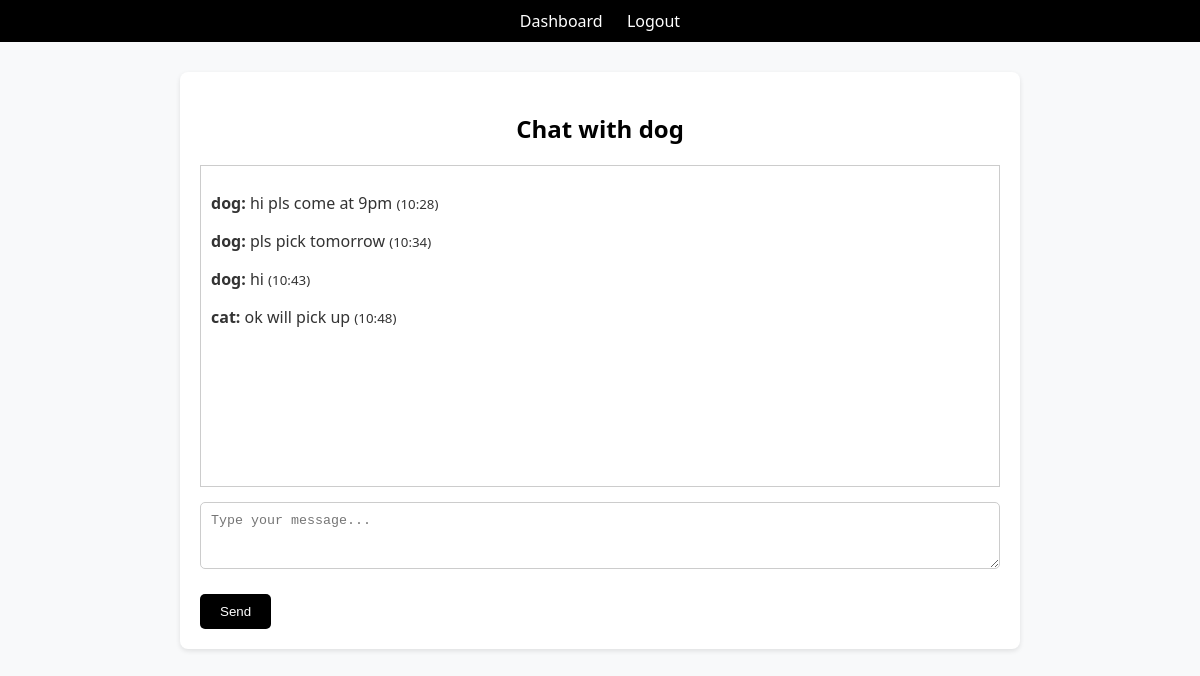
Page /chat/10/ (signed in) on the committed database.
### Share_Bite/models.py (models this page shows)
class Message(models.Model):
    sender = models.ForeignKey(User, on_delete=models.CASCADE, related_name='sent_messages')
    receiver = models.ForeignKey(User, on_delete=models.CASCADE, related_name='received_messages')
    content = models.TextField()
    timestamp = models.DateTimeField(auto_now_add=True)
    class Meta:
        ordering = ['timestamp']

### Share_Bite/views.py (the view)
# urls.py: path('chat/<int:user_id>/', views.chat, name='chat'),
@login_required
def chat(request, user_id):
    other_user = get_object_or_404(User, id=user_id)
    has_accepted_request = Request.objects.filter(
        (
            Q(ngo=other_user, donation__donator=request.user) |
            Q(ngo=request.user, donation__donator=other_user)
        ) & Q(accepted=True)
    ).exists()
    if not has_accepted_request:
        return redirect('dashboard')
    if request.method == 'POST':
        content = request.POST.get('content')
        if content:
            Message.objects.create(sender=request.user, receiver=other_user, content=content)
    messages = Message.objects.filter(
        Q(sender=request.user, receiver=other_user) |
        Q(sender=other_user, receiver=request.user)
    )
    return render(request, 'chat.html', {
        'other_user': other_user,
        'messages': messages
    })

### Share_Bite/templates/chat.html (shortened to what this page needs)
{% extends 'base.html' %}
{% block content %}
<h2>Chat with {{ other_user.username }}</h2>
<div style="border:1px solid #ccc; padding:10px; height:300px; overflow-y:scroll;">
    {% for msg in messages %}
        <p><strong>{{ msg.sender.username }}:</strong> {{ msg.content }} <small>({{ msg.timestamp|date:"H:i" }})</small></p>
    {% endfor %}
</div>
<form method="post" style="margin-top:10px;">
    <textarea name="content" rows="3" cols="50" placeholder="Type your message..."></textarea><br>
    <button type="submit">Send</button>
</form>
{% endblock %}

### Share_Bite/static/style.css (style rules this page uses)
body { font-family: 'Segoe UI', Tahoma, Geneva, Verdana, sans-serif; margin: 0; padding: 0; background-color: #f8f9fa; color: #333; }
h1, h2 { text-align: center; color: #000000; }
form input, form textarea, form select { width: 100%; padding: 10px; margin-top: 5px; border: 1px solid #ccc; border-radius: 5px; box-sizing: border-box; }
button, input[type="submit"] { background-color: #000000; color: white; text-decoration: none; border: none; padding: 10px 20px; margin-top: 20px; cursor: pointer; border-radius: 5px; display: block; }

### rows in the picture
Message: sender.username "dog", content "hi pls come at 9pm", timestamp "10:28"
Message: sender.username "dog", content "pls pick tomorrow", timestamp "10:34"
Message: sender.username "dog", content "hi", timestamp "10:43"
Message: sender.username "cat", content "ok will pick up", timestamp "10:48"

### other values in the picture
{{ other_user.username }} "dog"
